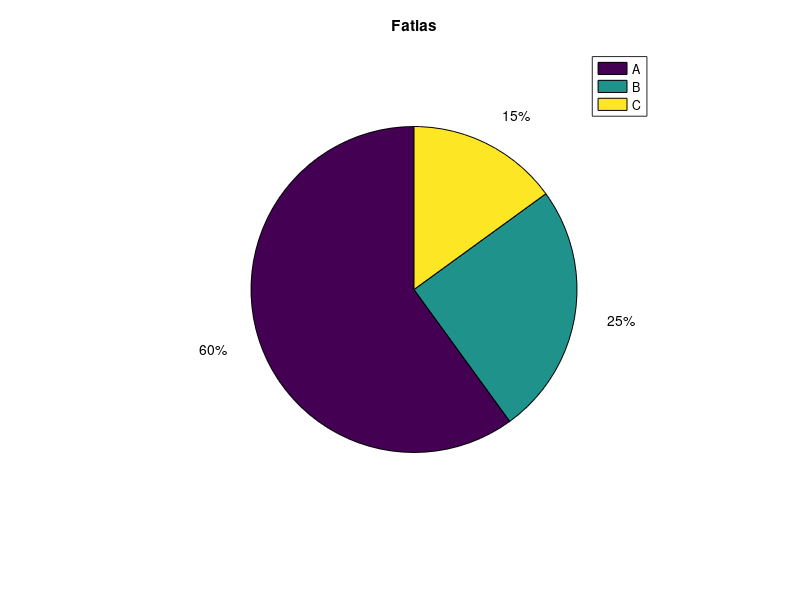
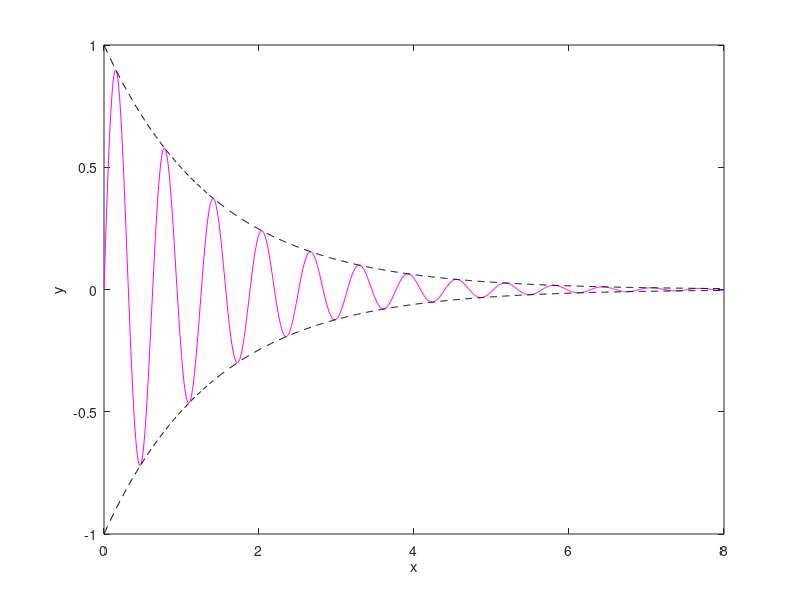
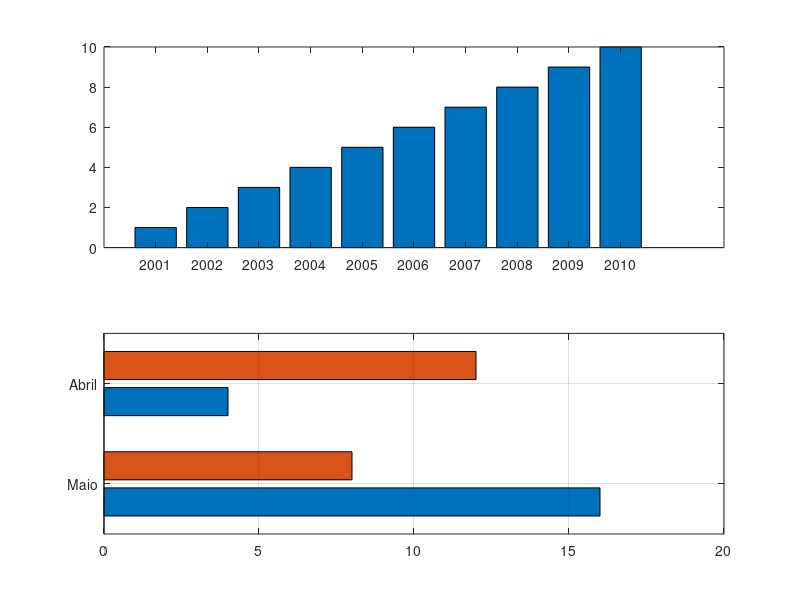

Write MATLAB code to recreate these figures, in order.
clc;       % limpa tela de comandos
clear;     % deleta todas as variáveis
close all; % fecha todas as janelas abertas

% Plote um gráfico "pizza" com fatias de 60, 25% e 15%.
% Coloque o título "Fatias" e legendas "A", "B" e
% "C".
x = [60 25 15];
pie(x);
title('Fatias');
legend('A', 'B', 'C');

% Abra uma nova janela. Plotar "sin(10x)e-0.7x" para x
% de 0 a 8, com uma linha de cor magenta. Coloque os
% nomes "x" e "y" nos eixos.
figure;
x = 0 : 0.01 : 8;
y = sin(10 .* x) .* exp(-0.7 .* x);
plot(x, y, 'm');
xlabel('x');
ylabel('y');

% Sem apagar a curva anterior, plote uma linha "e-0.7x" e
% outra "-e-0.7x", ambas pretas e tracejadas.
hold on;
y1 = exp(-0.7 .* x);
y2 = -exp(-0.7 .* x);
plot(x, [y1; y2]', 'k--');

% Abra uma nova janela e divida-a em uma área
% superior e uma inferior. Na parte de cima, plote um
% gráfico de barras verticais com 10 barras: x indo de
% 2001 a 2010 e y indo de 1 a 10.
figure;
subplot(2, 1, 1);
x = 2001 : 2010;
y = 1 : 10;
bar(x, y);

% Na parte de baixo da janela, plote o gráfico abaixo
subplot(2, 1, 2);
x = [4 5];
y1 = [16 4];
y2 = [8 12];
barh(x, [y1; y2]');
set(gca, 'YTickLabel', {'Maio', 'Abril'});
grid on;